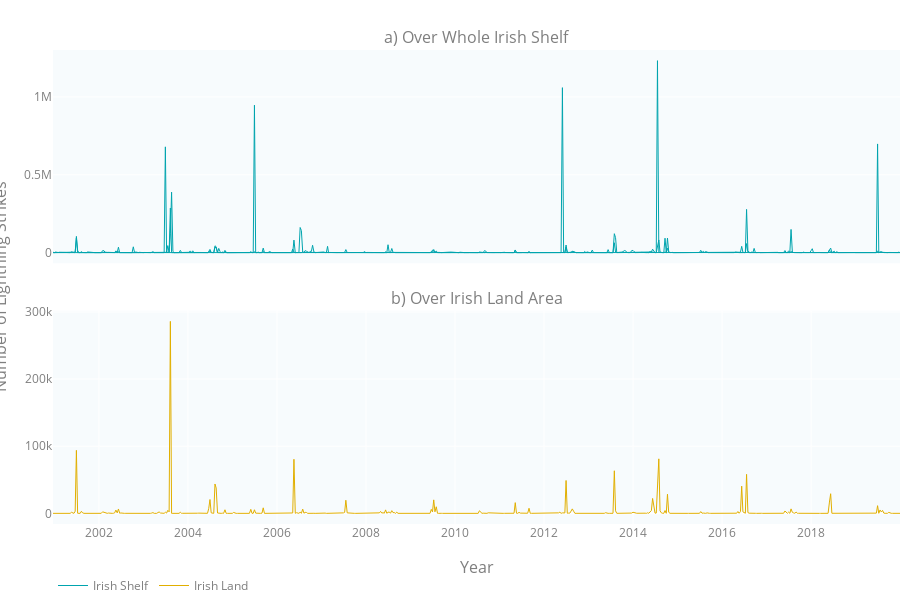

The notebook cell saved with this chart:
### Code cell
data_path = DATA_PATH+'Atmospheric_Domain/2.9LIghtning/Figure2.16/'
data_csv = data_path + 'Figure2.16_data.csv'
df = pd.read_csv(data_csv, index_col=0)
land_df = df[df['location']=='Irish Land']

shelf_trace = go.Scatter(x=df['datetime'],
                        y=df['sum__10day__lightning_pulses'],
                         name='Irish Shelf',
                         mode='lines',
                         line=dict(color=TIMESERIES_COLOR_1,
                                        width=1),
                       hovertemplate='%{x|%Y-%b-%d}<br>' +
                                     '<b>Land Area</b><br>' +
                                     'Total 10 Day Lightning Strikes: %{y:.2f} <br>' +
                                     '<extra></extra>'
                         )


land_trace = go.Scatter(x=land_df['datetime'],
                        y=land_df['sum__10day__lightning_pulses'],
                         name='Irish Land',
                        line=dict(color=TIMESERIES_COLOR_2,
                                        width=1),
                         hovertemplate='%{x|%Y-%b-%d}<br>' +
                         '<b>Land Area</b><br>' +
                         'Total 10 Day Lightning Strikes: %{y:.2f} <br>' +
                         '<extra></extra>'
                         )
figure_2_16 = make_subplots(
    rows=2, 
    cols=1,
    shared_xaxes=True,
    vertical_spacing=0.1,
    subplot_titles=("a) Over Whole Irish Shelf", "b) Over Irish Land Area",),
    x_title='Year',
    y_title='Number of Lightning Strikes',
)
figure_2_16.append_trace(shelf_trace, row=1,col=1)
figure_2_16.append_trace(land_trace, row=2,col=1)
figure_2_16.update_layout(TIMESERIES_LAYOUT)
figure_2_16.update_layout(
    height=600,
    margin_t=50,
)
figure_2_16.layout["yaxis2"].title.text = ""
figure_2_16

### Figure 1 — Plotly figure (JSON) as saved in the notebook; plotly's stock layout.template omitted (floating-point values rounded to 4 significant figures; data arrays with more than 128 entries replaced by an {"elided": "..."} marker saying what was removed)
{"data": [{"hovertemplate": "%{x|%Y-%b-%d}<br><b>Land Area</b><br>Total 10 Day Lightning Strikes: %{y:.2f} <br><extra></extra>", "line": {"color": "#00a4ae", "width": 1}, "mode": "lines", "name": "Irish Shelf", "type": "scatter", "x": {"elided": "1372 str values"}, "xaxis": "x", "y": {"elided": "1372 int values"}, "yaxis": "y"}, {"hovertemplate": "%{x|%Y-%b-%d}<br><b>Land Area</b><br>Total 10 Day Lightning Strikes: %{y:.2f} <br><extra></extra>", "line": {"color": "#E1AF00", "width": 1}, "name": "Irish Land", "type": "scatter", "x": {"elided": "686 str values"}, "xaxis": "x2", "y": {"elided": "686 int values"}, "yaxis": "y2"}], "layout": {"annotations": [{"font": {"size": 16}, "showarrow": false, "text": "a) Over Whole Irish Shelf", "x": 0.5, "xanchor": "center", "xref": "paper", "y": 1, "yanchor": "bottom", "yref": "paper"}, {"font": {"size": 16}, "showarrow": false, "text": "b) Over Irish Land Area", "x": 0.5, "xanchor": "center", "xref": "paper", "y": 0.45, "yanchor": "bottom", "yref": "paper"}, {"font": {"size": 16}, "showarrow": false, "text": "Year", "x": 0.5, "xanchor": "center", "xref": "paper", "y": 0, "yanchor": "top", "yref": "paper", "yshift": -30}, {"font": {"size": 16}, "showarrow": false, "text": "Number of Lightning Strikes", "textangle": -90, "x": 0, "xanchor": "right", "xref": "paper", "xshift": -40, "y": 0.5, "yanchor": "middle", "yref": "paper"}], "font": {"color": "#7f7f7f"}, "height": 600, "hovermode": "closest", "legend": {"bgcolor": "rgba(0,0,0,0)", "itemclick": false, "itemdoubleclick": false, "orientation": "h"}, "margin": {"b": 0, "l": 0, "r": 0, "t": 50}, "paper_bgcolor": "rgba(0,0,0,0)", "plot_bgcolor": "#f7fbfd", "xaxis": {"anchor": "y", "domain": [0, 1], "fixedrange": true, "matches": "x2", "showgrid": false, "showticklabels": false}, "xaxis2": {"anchor": "y2", "domain": [0, 1]}, "yaxis": {"anchor": "x", "domain": [0.55, 1], "fixedrange": true}, "yaxis2": {"anchor": "x2", "domain": [0, 0.45], "title": {"text": ""}}}}
